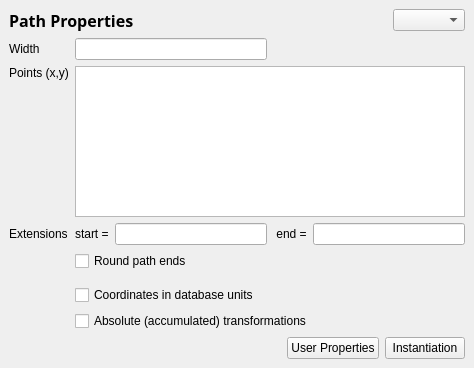
<?xml version="1.0" encoding="UTF-8"?>
<ui version="4.0">
 <class>PathPropertiesPage</class>
 <widget class="QWidget" name="PathPropertiesPage">
  <property name="geometry">
   <rect>
    <x>0</x>
    <y>0</y>
    <width>474</width>
    <height>368</height>
   </rect>
  </property>
  <property name="windowTitle">
   <string>Form</string>
  </property>
  <layout class="QGridLayout">
   <property name="leftMargin">
    <number>9</number>
   </property>
   <property name="topMargin">
    <number>9</number>
   </property>
   <property name="rightMargin">
    <number>9</number>
   </property>
   <property name="bottomMargin">
    <number>9</number>
   </property>
   <property name="spacing">
    <number>6</number>
   </property>
   <item row="3" column="1" colspan="2">
    <widget class="QFrame" name="frame_2">
     <property name="frameShape">
      <enum>QFrame::NoFrame</enum>
     </property>
     <property name="frameShadow">
      <enum>QFrame::Raised</enum>
     </property>
     <layout class="QHBoxLayout">
      <property name="spacing">
       <number>6</number>
      </property>
      <property name="leftMargin">
       <number>0</number>
      </property>
      <property name="topMargin">
       <number>0</number>
      </property>
      <property name="rightMargin">
       <number>0</number>
      </property>
      <property name="bottomMargin">
       <number>0</number>
      </property>
      <item>
       <widget class="QLabel" name="label_6">
        <property name="text">
         <string>start =</string>
        </property>
       </widget>
      </item>
      <item>
       <widget class="QLineEdit" name="start_ext_le">
        <property name="sizePolicy">
         <sizepolicy hsizetype="Expanding" vsizetype="Fixed">
          <horstretch>1</horstretch>
          <verstretch>0</verstretch>
         </sizepolicy>
        </property>
       </widget>
      </item>
      <item>
       <widget class="QLabel" name="label_8">
        <property name="text">
         <string> end =</string>
        </property>
       </widget>
      </item>
      <item>
       <widget class="QLineEdit" name="end_ext_le">
        <property name="sizePolicy">
         <sizepolicy hsizetype="Expanding" vsizetype="Fixed">
          <horstretch>1</horstretch>
          <verstretch>0</verstretch>
         </sizepolicy>
        </property>
       </widget>
      </item>
     </layout>
    </widget>
   </item>
   <item row="7" column="1" colspan="2">
    <widget class="QCheckBox" name="abs_cb">
     <property name="text">
      <string>Absolute (accumulated) transformations</string>
     </property>
    </widget>
   </item>
   <item row="6" column="1" colspan="2">
    <widget class="QCheckBox" name="dbu_cb">
     <property name="text">
      <string>Coordinates in database units</string>
     </property>
    </widget>
   </item>
   <item row="8" column="0" colspan="3">
    <widget class="QFrame" name="frame1">
     <property name="frameShape">
      <enum>QFrame::NoFrame</enum>
     </property>
     <property name="frameShadow">
      <enum>QFrame::Raised</enum>
     </property>
     <layout class="QHBoxLayout">
      <property name="spacing">
       <number>6</number>
      </property>
      <property name="leftMargin">
       <number>0</number>
      </property>
      <property name="topMargin">
       <number>0</number>
      </property>
      <property name="rightMargin">
       <number>0</number>
      </property>
      <property name="bottomMargin">
       <number>0</number>
      </property>
      <item>
       <spacer>
        <property name="orientation">
         <enum>Qt::Horizontal</enum>
        </property>
        <property name="sizeHint" stdset="0">
         <size>
          <width>211</width>
          <height>20</height>
         </size>
        </property>
       </spacer>
      </item>
      <item>
       <widget class="QPushButton" name="prop_pb">
        <property name="text">
         <string>User Properties</string>
        </property>
       </widget>
      </item>
      <item>
       <widget class="QPushButton" name="inst_pb">
        <property name="text">
         <string>Instantiation</string>
        </property>
       </widget>
      </item>
     </layout>
    </widget>
   </item>
   <item row="2" column="1" colspan="2">
    <widget class="QTextEdit" name="ptlist_le">
     <property name="sizePolicy">
      <sizepolicy hsizetype="Expanding" vsizetype="Expanding">
       <horstretch>1</horstretch>
       <verstretch>0</verstretch>
      </sizepolicy>
     </property>
     <property name="lineWidth">
      <number>2</number>
     </property>
    </widget>
   </item>
   <item row="5" column="0" colspan="3">
    <spacer>
     <property name="orientation">
      <enum>Qt::Vertical</enum>
     </property>
     <property name="sizeType">
      <enum>QSizePolicy::Fixed</enum>
     </property>
     <property name="sizeHint" stdset="0">
      <size>
       <width>451</width>
       <height>8</height>
      </size>
     </property>
    </spacer>
   </item>
   <item row="1" column="2">
    <spacer>
     <property name="orientation">
      <enum>Qt::Horizontal</enum>
     </property>
     <property name="sizeHint" stdset="0">
      <size>
       <width>135</width>
       <height>20</height>
      </size>
     </property>
    </spacer>
   </item>
   <item row="3" column="0">
    <widget class="QLabel" name="label">
     <property name="text">
      <string>Extensions</string>
     </property>
    </widget>
   </item>
   <item row="1" column="1">
    <widget class="QLineEdit" name="width_le">
     <property name="sizePolicy">
      <sizepolicy hsizetype="Expanding" vsizetype="Fixed">
       <horstretch>0</horstretch>
       <verstretch>0</verstretch>
      </sizepolicy>
     </property>
    </widget>
   </item>
   <item row="2" column="0">
    <widget class="QLabel" name="label_3">
     <property name="text">
      <string>Points (x,y)</string>
     </property>
     <property name="alignment">
      <set>Qt::AlignLeading|Qt::AlignLeft|Qt::AlignTop</set>
     </property>
    </widget>
   </item>
   <item row="1" column="0">
    <widget class="QLabel" name="label_2">
     <property name="text">
      <string>Width</string>
     </property>
    </widget>
   </item>
   <item row="0" column="0" colspan="3">
    <widget class="QFrame" name="frame2">
     <property name="frameShape">
      <enum>QFrame::NoFrame</enum>
     </property>
     <property name="frameShadow">
      <enum>QFrame::Raised</enum>
     </property>
     <layout class="QHBoxLayout">
      <property name="spacing">
       <number>6</number>
      </property>
      <property name="leftMargin">
       <number>0</number>
      </property>
      <property name="topMargin">
       <number>0</number>
      </property>
      <property name="rightMargin">
       <number>0</number>
      </property>
      <property name="bottomMargin">
       <number>0</number>
      </property>
      <item>
       <widget class="QLabel" name="label_12">
        <property name="font">
         <font>
          <family>Sans Serif</family>
          <pointsize>12</pointsize>
          <italic>false</italic>
          <bold>true</bold>
          <underline>false</underline>
          <strikeout>false</strikeout>
         </font>
        </property>
        <property name="text">
         <string>Path Properties</string>
        </property>
       </widget>
      </item>
      <item>
       <widget class="QLabel" name="cell_lbl">
        <property name="sizePolicy">
         <sizepolicy hsizetype="Ignored" vsizetype="Preferred">
          <horstretch>1</horstretch>
          <verstretch>0</verstretch>
         </sizepolicy>
        </property>
        <property name="text">
         <string/>
        </property>
        <property name="alignment">
         <set>Qt::AlignRight|Qt::AlignTrailing|Qt::AlignVCenter</set>
        </property>
       </widget>
      </item>
      <item>
       <widget class="lay::LayerSelectionComboBox" name="layer_cbx">
        <property name="sizeAdjustPolicy">
         <enum>QComboBox::AdjustToContents</enum>
        </property>
       </widget>
      </item>
     </layout>
    </widget>
   </item>
   <item row="4" column="1">
    <widget class="QCheckBox" name="round_cb">
     <property name="text">
      <string>Round path ends</string>
     </property>
    </widget>
   </item>
  </layout>
 </widget>
 <customwidgets>
  <customwidget>
   <class>lay::LayerSelectionComboBox</class>
   <extends>QComboBox</extends>
   <header>layWidgets.h</header>
  </customwidget>
 </customwidgets>
 <tabstops>
  <tabstop>width_le</tabstop>
  <tabstop>ptlist_le</tabstop>
  <tabstop>start_ext_le</tabstop>
  <tabstop>end_ext_le</tabstop>
  <tabstop>round_cb</tabstop>
  <tabstop>dbu_cb</tabstop>
  <tabstop>abs_cb</tabstop>
  <tabstop>prop_pb</tabstop>
  <tabstop>inst_pb</tabstop>
 </tabstops>
 <resources/>
 <connections/>
</ui>
